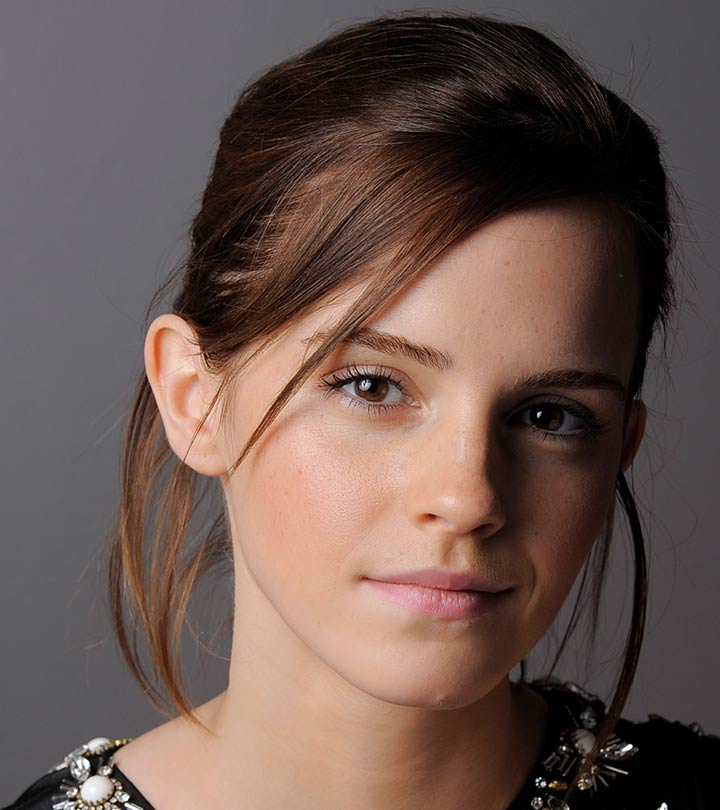
#> input picture images/emma.jpg, 720 x 810 px
$ jupyter execute --allow-errors week2.ipynb
#> lines starting #> are read from the running program, lines starting #| are printed output that depends on the picture
# Intensity Transformations

[cell 1]
# import necessary Libraries
import cv2 as cv
import numpy as np
import matplotlib.pyplot as plt

#### What is `Lookup Table` ?

[cell 2]
f = cv.imread('images/emma.jpg', cv.IMREAD_GRAYSCALE)
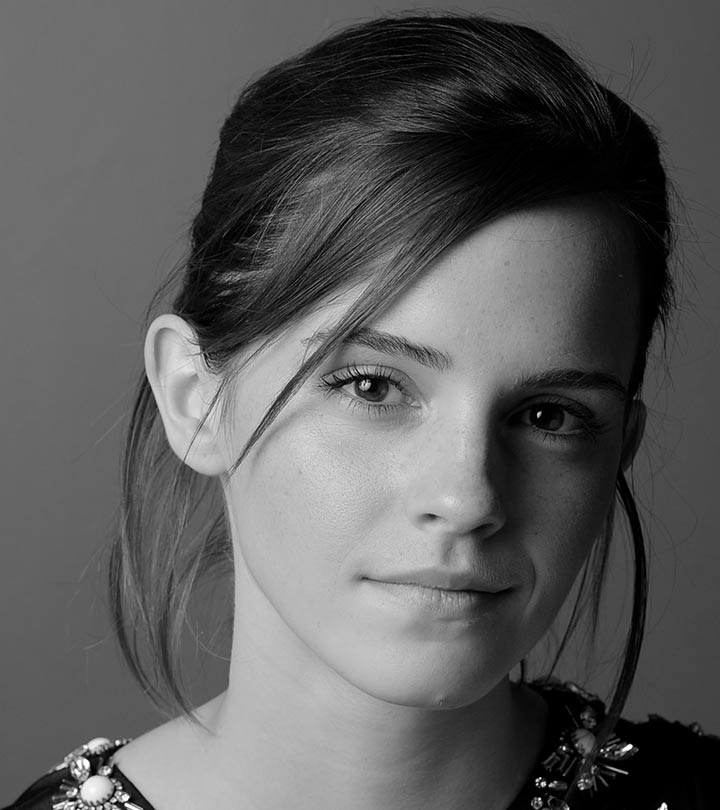
#> f: shape (810, 720); min 0, max 255, mean 92.3
assert f is not None
t = np.arange(256, dtype=np.uint8) # lookup table

plt.plot(t)
#> figure, not shown here; curve peaks at x = 255, y = 255

[cell 3]
print(t.shape)
print(t.dtype)
print(t)

### Identity Transformation

[cell 4]
print(f==t[f])
#> (printed output is left out)

[cell 5]
g = t[f]

fig, ax = plt.subplots(1, 3, figsize=(10, 5))
ax[0].plot(t, 'r', label='Transformation')
ax[0].set_title('Lookup Table')
ax[0].set_aspect('equal')
ax[1].imshow(f, cmap='gray')
ax[1].set_title('Original')
ax[1].axis('off')
ax[2].imshow(g, cmap='gray')
ax[2].set_title('Transformed')
ax[2].axis('off')
plt.show()
#> figure, not shown here; panel 1: curve peaks at x = 255, y = 255

# no effect because of identity transformation

## Using cv.LUT() function

[cell 6]
# same thing like before
g = cv.LUT(f, t)

fig, ax = plt.subplots(1, 3, figsize=(10, 5))
ax[0].plot(t, 'r', label='Transformation')
ax[0].set_title('Lookup Table')
ax[0].set_aspect('equal')
ax[1].imshow(f, cmap='gray')
ax[1].set_title('Original')
ax[1].axis('off')
ax[2].imshow(g, cmap='gray')
ax[2].set_title('Transformed')
ax[2].axis('off')
plt.show()

## Image Negative

[cell 7]
t = np.arange(255,-1 ,-1, dtype=np.uint8) # lookup table
g = cv.LUT(f, t)

# use opencv to display this
cv.namedWindow('Image', cv.WINDOW_AUTOSIZE)
cv.imshow('Image', f)
cv.waitKey(0) # press any kry to next
cv. imshow('Image', g)
cv.waitKey(0) # press any kry to next
cv.destroyAllWindows()

[cell 8]
# plot normally
fig, ax = plt.subplots(1, 3, figsize=(10, 5))
ax[0].plot(t, 'r', label='Transformation')
ax[0].set_title('Lookup Table')
ax[0].set_aspect('equal')
ax[1].imshow(f, cmap='gray')
ax[1].set_title('Original')
ax[1].axis('off')
ax[2].imshow(g, cmap='gray')
ax[2].set_title('Transformed')
ax[2].axis('off')
plt.show()
#> figure, not shown here; panel 1: curve peaks at x = 0, y = 255

**Example for mammography images**

[cell 9]
f = cv.imread('images/Fig0304(a)(breast_digital_Xray).tif', cv.IMREAD_GRAYSCALE)
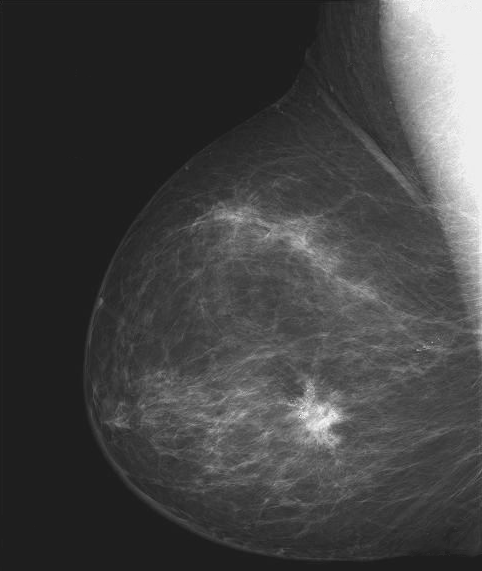
#> input picture images/Fig0304(a)(breast_digital_Xray).tif, 482 x 571 px
#> f is the input picture: shape (571, 482); min 21, max 255, mean 66.7
assert f is not None
t = np.arange(255,-1 ,-1, dtype=np.uint8) # lookup table
g = cv.LUT(f, t)
#> g: shape (571, 482)

fig, ax = plt.subplots(1, 2, figsize=(10, 5))
ax[0].imshow(f, cmap='gray')
ax[0].set_title('Original')
ax[0].axis('off')
ax[1].imshow(g, cmap='gray')
ax[1].set_title('Transformed')
ax[1].axis('off')
plt.show()

# easy to seen tumor areas

## Intensity Windowing

[cell 10]
f = cv.imread('images/emma.jpg', cv.IMREAD_GRAYSCALE)
assert f is not None

c= np.array([(100, 50), (150, 200)])

t1 = np.linspace(0, c[0,1], c[0,0] + 1 - 0).astype('uint8')
# print(len(t1))
t2 = np.linspace(c[0,1] + 1, c[1,1], c[1,0] - c[0,0]).astype('uint8')
# print(len(t2))
t3 = np.linspace(c[1,1] + 1, 255, 255 - c[1,0]).astype('uint8')
# print(len(t3))

t = np.concatenate((t1, t2), axis=0).astype('uint8')
t = np.concatenate((t, t3), axis=0).astype('uint8')
# print(len(t))

g = cv.LUT(f, t)
#> g: shape (810, 720)

fig, ax = plt.subplots(1, 3, figsize=(10, 5))
ax[0].plot(t, 'r', label='Transformation')
ax[0].set_xlabel(r'Input, $f(x)$')
ax[0].set_ylabel(r'Output, $\mathrm{T}[f(x)]$')
ax[0].set_title('Lookup Table')
ax[0].set_aspect('equal')
ax[1].imshow(f, cmap='gray')
ax[1].set_title('Original')
ax[1].axis('off')
ax[2].imshow(g, cmap='gray')
ax[2].set_title('Transformed')
ax[2].axis('off')
plt.show()
#> figure, not shown here; panel 1: curve peaks at x = 255, y = 255

## Gamma Corrections

#### To enhace dark areas

[cell 11]
f = cv.imread('images/Fig0309(a)(washed_out_aerial_image).tif', cv.IMREAD_GRAYSCALE)
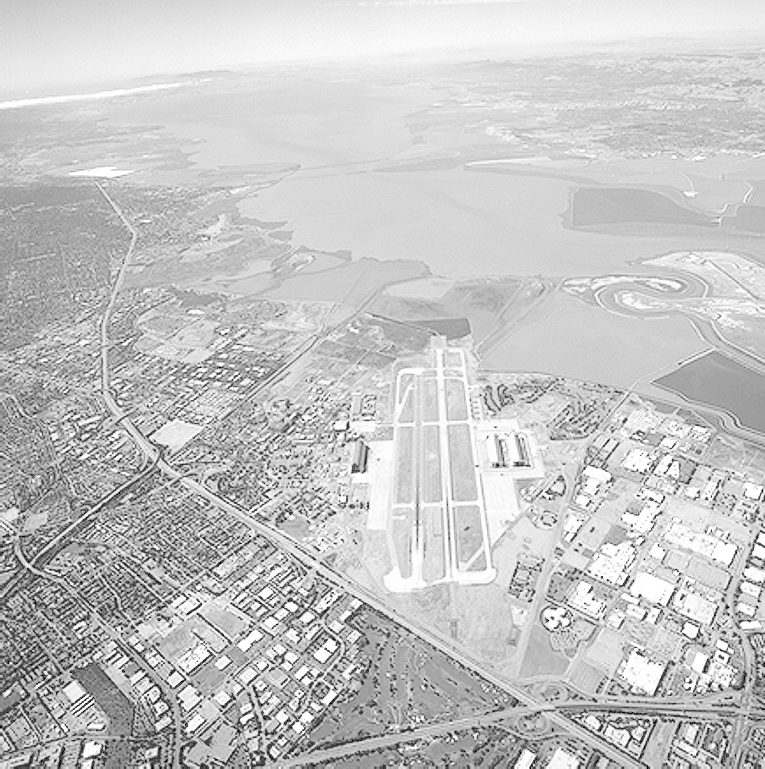
#> input picture images/Fig0309(a)(washed_out_aerial_image).tif, 765 x 769 px
#> f is the input picture: shape (769, 765); min 0, max 255, mean 197.1
assert f is not None

gamma = 0.5 # to enhace dark areas
t = np.array([(i/255)**gamma*255 for i in range(256)], dtype=np.uint8)
g = cv.LUT(f, t)
#> g: shape (769, 765)

fig, ax = plt.subplots(1, 2,figsize=(10, 5))
ax[0].imshow(f, cmap='gray')
ax[0].set_title('Original')
ax[0].axis('off')
ax[1].imshow(g, cmap='gray')
# Set title with gamma value
ax[1].set_title(r'Transformed with $\gamma = {0}$'.format(gamma))
ax[1].axis('off')
plt.show()

[cell 12]
gamma = [0.1, 0.2, 0.5, 1.0, 2.0, 5.0]

fig, ax = plt.subplots(2, 3,figsize=(14, 7))

for j in range (len(gamma)):
    t = np.array([(i/255)**gamma[j]*255 for i in range(256)], dtype=np.uint8)
    g = cv.LUT(f, t)

    ax[j // 3, j % 3].imshow(g, cmap='gray')
    ax[j // 3, j % 3].set_title(r'Transformed with $\gamma = {0}$'.format(gamma[j]))
    ax[j // 3, j % 3].axis('off')

plt.show()
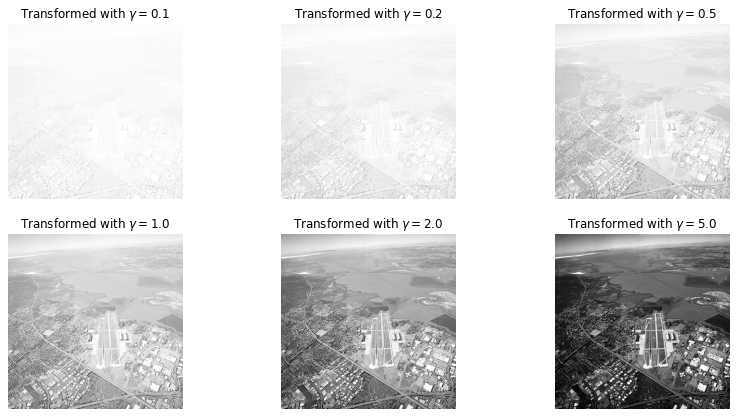
#> figure drawn by matplotlib, 6 panels

# Histogram

[cell 13]
# Histrogram Using Numpy
f = cv.imread('images/emma.jpg', cv.IMREAD_GRAYSCALE)

hist, bins = np.histogram(f.ravel(), 256, [0, 256])
#> hist = 256 values, max 15873 at index 0, min 5 at index 246, mean 2278.1; bins = 257 values from 0 to 256

fig, ax = plt.subplots(1, 2, figsize=(12, 4))
ax[0].imshow(f, cmap='gray', vmin=0, vmax=255)
ax[0].set_title('Original Image')
ax[0].axis('off')
ax[1].plot(hist)
ax[1].set_title('Histogram')
ax[1].set_xlabel('Intensity Value')
ax[1].set_ylabel('Frequency')
plt.show()
#> figure, not shown here; panel 2: curve peaks at x = 0, y = 15873

### Histogram Equalization using OpenCV

[cell 14]
f = cv.imread('images/shells.tif', cv.IMREAD_GRAYSCALE)
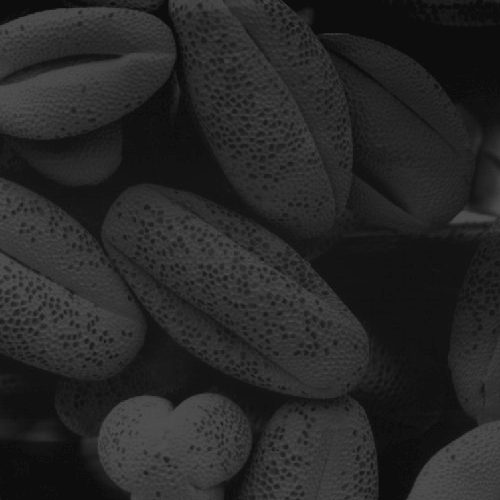
#> input picture images/shells.tif, 500 x 500 px
#> f is the input picture: shape (500, 500); min 13, max 83, mean 38.7
assert f is not None

g = cv.equalizeHist(f)
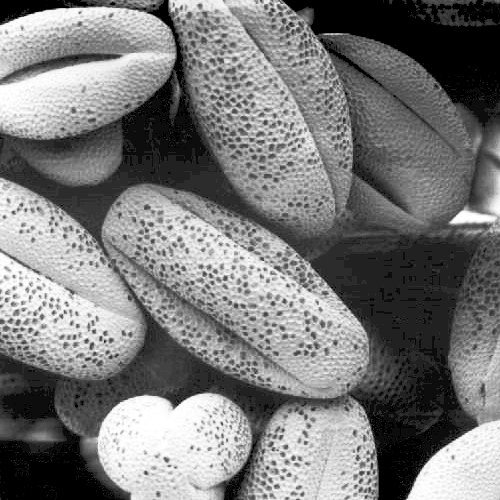
#> g: shape (500, 500); min 0, max 255, mean 121.5

fig, ax = plt.subplots(1, 2,figsize=(10, 5))
ax[0].imshow(f, cmap='gray', vmin=0, vmax=255)
ax[0].set_title('Original')
ax[0].axis('off')
ax[1].imshow(g, cmap='gray', vmin=0, vmax=255)
ax[1].set_title('Equalized')
ax[1].axis('off')
plt.show()

### Histogram Equalization using Equation

[cell 15]
M, N = f.shape
#> M = 500; N = 500

h = cv.calcHist([f], [0], None, [256], [0, 256]) # calculates the histogram of an image
#> h = 256 values, max 17718 at index 13, min 0 at index 0, mean 976.6
cdf = np.cumsum(h) # calculates the cumulative distribution function (CDF) of the histogram
#> cdf = 256 values from 0 to 250000
L = 256
t = np.uint8((L -1) *cdf / (M*N))
#> t = 256 values from 0 to 255
g =t[f]

fig, ax = plt.subplots(1, 2,figsize=(10, 5))
ax[0].imshow(f, cmap='gray', vmin=0, vmax=255)
ax[0].set_title('Original')
ax[0].axis('off')
ax[1].imshow(g, cmap='gray', vmin=0, vmax=255)
ax[1].set_title('Equalized')
ax[1].axis('off')
plt.show()

#### How change histogram...

[cell 16]
f_hist = cv.calcHist([f], [0], None, [256], [0, 256])
#> f_hist has the same summary as h
g_hist = cv.calcHist([g], [0], None, [256], [0, 256])
#> g_hist = 256 values, max 18320 at index 18, min 0 at index 0, mean 976.6

fig, ax = plt.subplots(1, 2, figsize=(12, 4))
ax[0].plot(f_hist)
ax[0].set_title('Original')
ax[0].set_xlabel('Intensity Value')
ax[0].set_ylabel('Frequency')
ax[1].plot(g_hist)
ax[1].set_title('Histogram')
ax[1].set_xlabel('Intensity Value')
ax[1].set_ylabel('Frequency')
plt.show()
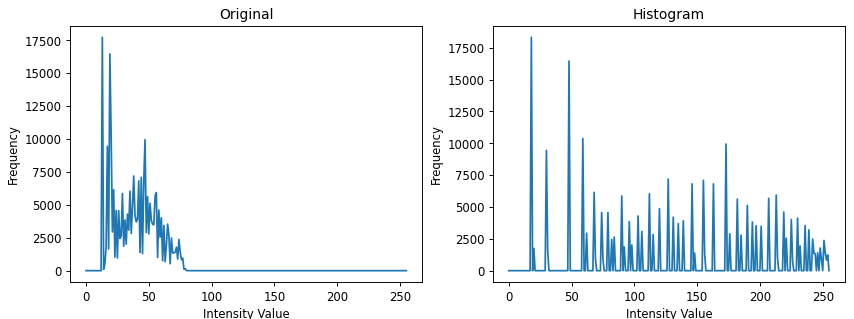
#> figure drawn by matplotlib, 2 panels; panel 1: curve peaks at x = 13, y = 17718; panel 2: curve peaks at x = 18, y = 18320

# Spatial Filtering

#### `Average filtering` using cv.filter2D

[cell 17]
# Kernal size is 3
f = cv.imread('images/sigiriya.jpg', cv.IMREAD_REDUCED_GRAYSCALE_2)
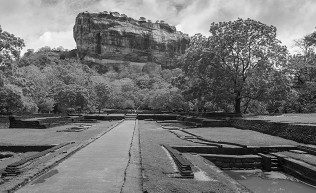
#> input picture images/sigiriya.jpg, 316 x 193 px
#> f is the input picture: shape (193, 316); min 2, max 254, mean 114.9
#> (the rest of this cell did not finish here and is left out)

[cell 18]
# changing Kernal size
f = cv.imread('images/sigiriya.jpg', cv.IMREAD_REDUCED_GRAYSCALE_2)
#> (the rest of this cell did not finish here and is left out)

#### `Sobel filtering` using cv.filter2D

[cell 19]
sobel_x = np.array([[-1, -2, -1], [0, 0, 0], [1, 2, 1]])
sobel_y = np.array([[-1, 0, 1], [-2, 0, 2], [-1, 0, 1]])

g_x = cv.filter2D(f, cv.CV_32F, sobel_x)
g_y = cv.filter2D(f, cv.CV_32F, sobel_y)
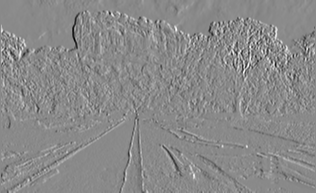
#> g_y: shape (193, 316) float32; min -706, max 599, mean -0.1; drawn with min black and max white

fig, ax = plt.subplots(1, 3, figsize=(15, 5))
ax[0].imshow(f, cmap='gray', vmin=0, vmax=255)
ax[0].set_title('Original')
ax[0].axis('off')
ax[1].imshow(g_x + 255, cmap='gray', vmin=0, vmax=255) # increase brightness
ax[1].set_title('Sobel x')
ax[1].axis('off')
ax[2].imshow(g_y + 255, cmap='gray', vmin=0, vmax=255) # increase brightness
ax[2].set_title('Sobel Y')
ax[2].axis('off')
plt.show()
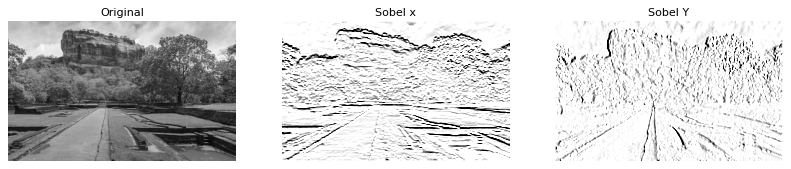
#> figure drawn by matplotlib, 3 panels
